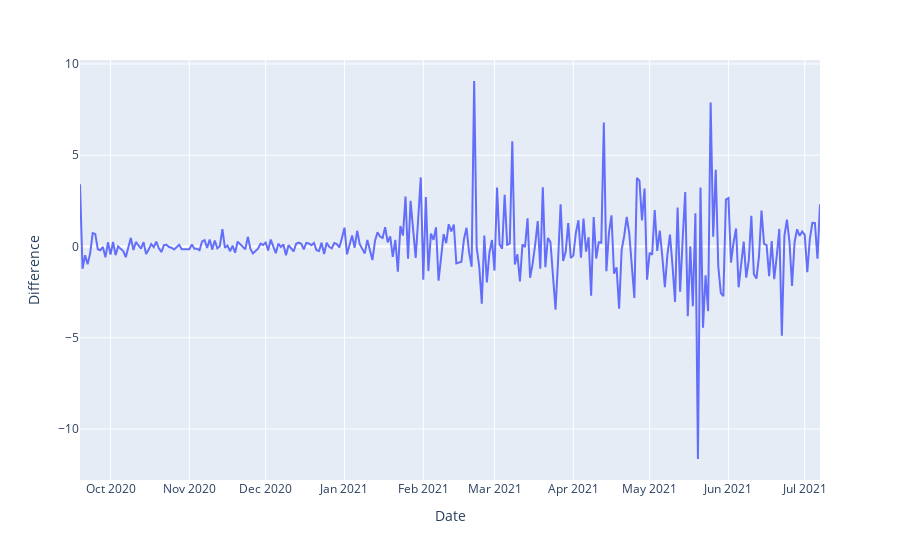

Notebook code cell kept with this figure:
### Code cell
fig = px.line(data, x='Date', y="Difference")
fig.show();

### Figure 1 — Plotly figure (JSON) as saved in the notebook; plotly's stock layout.template omitted (floating-point values rounded to 4 significant figures; data arrays with more than 128 entries replaced by an {"elided": "..."} marker saying what was removed)
{"data": [{"hovertemplate": "Date=%{x}<br>Difference=%{y}<extra></extra>", "legendgroup": "", "line": {"color": "#636efa", "dash": "solid"}, "marker": {"symbol": "circle"}, "mode": "lines", "name": "", "orientation": "v", "showlegend": false, "x": {"elided": "292 str values"}, "xaxis": "x", "y": {"elided": "292 float values"}, "yaxis": "y", "type": "scatter"}], "layout": {"xaxis": {"anchor": "y", "domain": [0, 1], "title": {"text": "Date"}}, "yaxis": {"anchor": "x", "domain": [0, 1], "title": {"text": "Difference"}}, "legend": {"tracegroupgap": 0}, "margin": {"t": 60}}}
